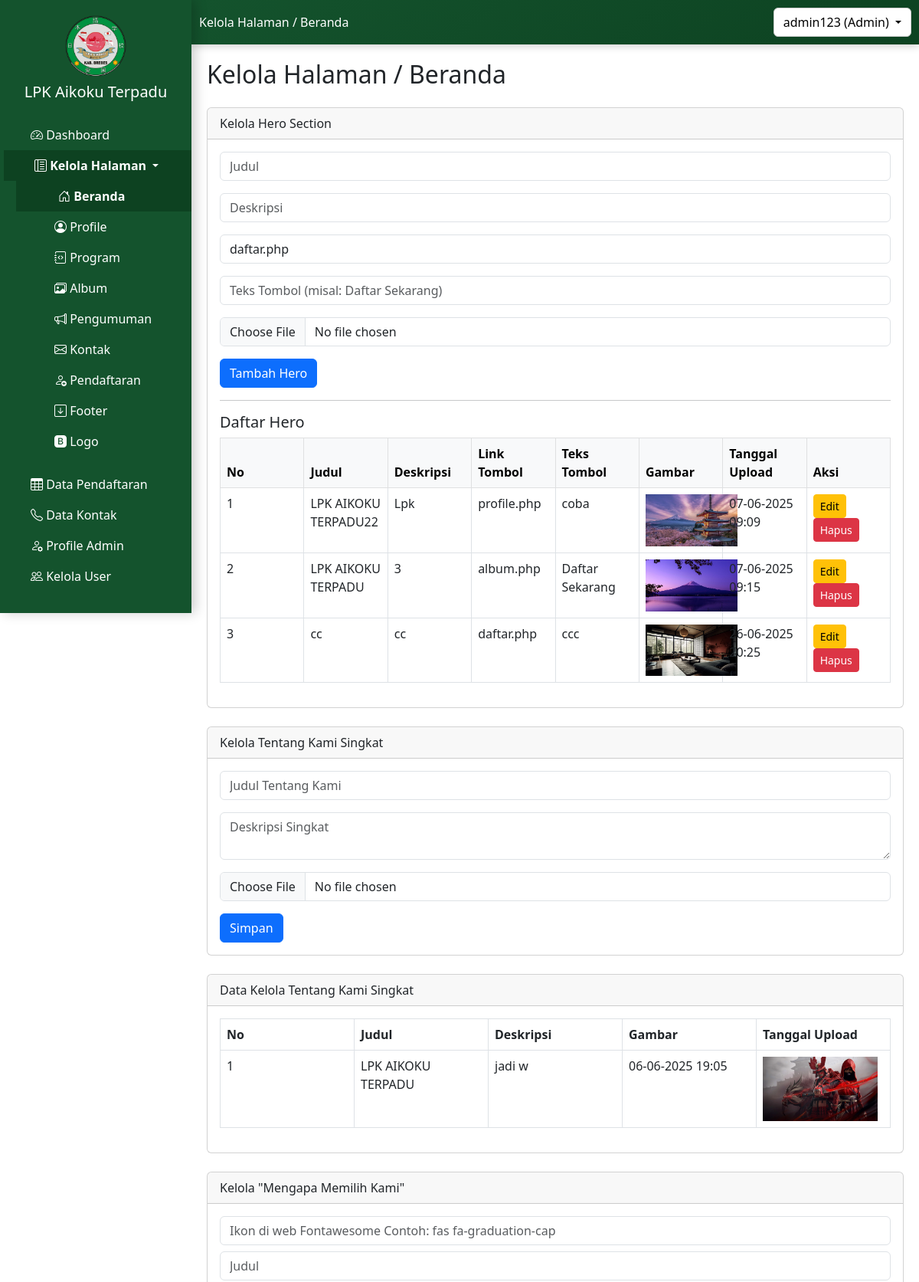
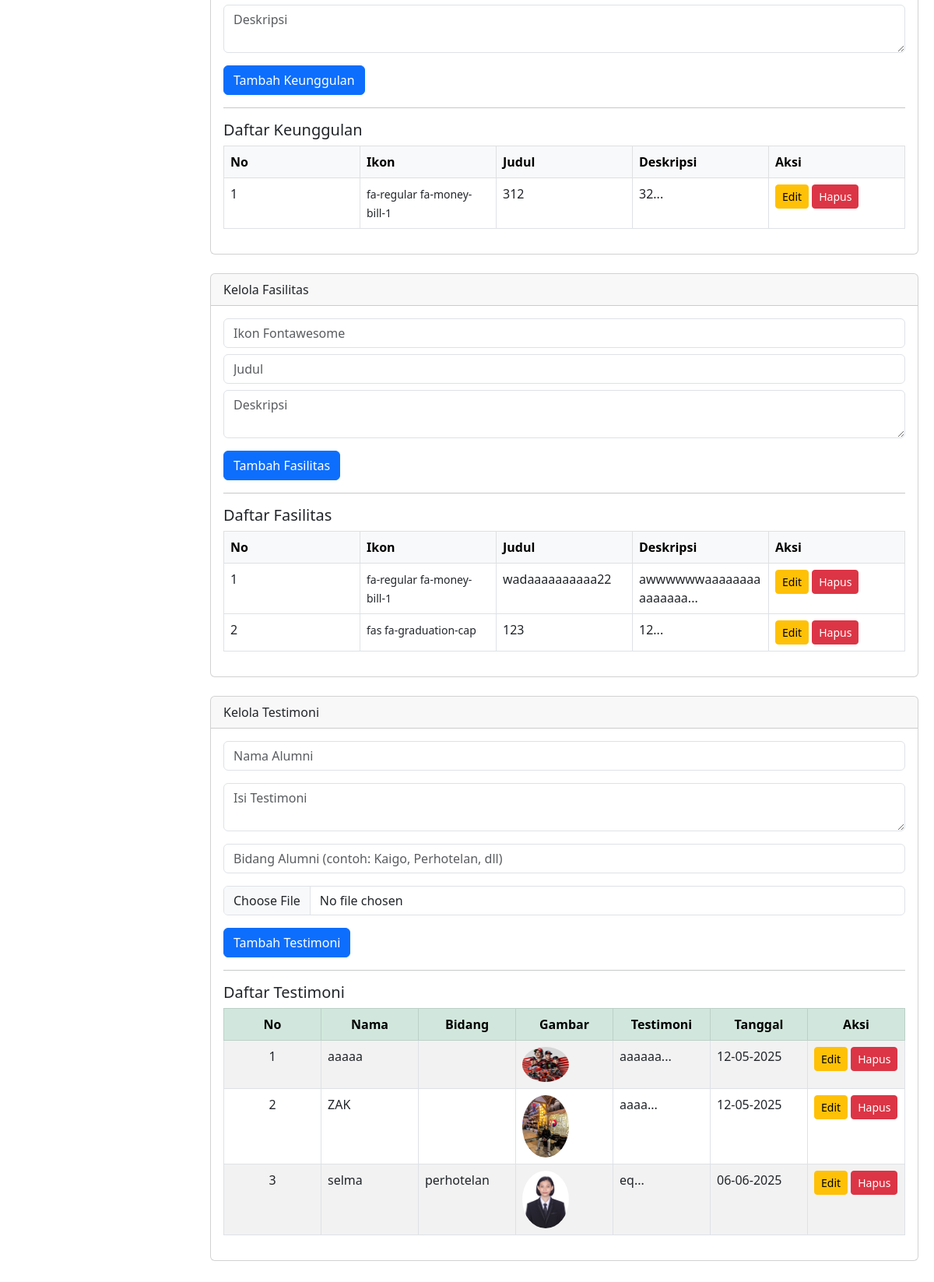
Page /admin/kelola_halaman/beranda/beranda_admin.php (signed in) on the committed database (2 pictures, top to bottom).
### tables this page shows
CREATE TABLE `tb_hero` (
  `id_hero` int(11) NOT NULL,
  `judul` varchar(255) DEFAULT NULL,
  `deskripsi` text DEFAULT NULL,
  `gambar` varchar(255) DEFAULT NULL,
  `tanggal_upload` datetime DEFAULT current_timestamp(),
  `link_tombol` varchar(255) DEFAULT NULL,
  `teks_tombol` varchar(100) DEFAULT NULL
);

CREATE TABLE `tb_beranda_tentang_kami` (
  `id_tentang` int(11) NOT NULL,
  `judul` varchar(255) NOT NULL,
  `deskripsi` text NOT NULL,
  `gambar` varchar(255) NOT NULL,
  `tanggal_upload` datetime DEFAULT current_timestamp()
);

CREATE TABLE `tb_beranda_keunggulan` (
  `id_keunggulan` int(11) NOT NULL,
  `ikon` varchar(100) NOT NULL,
  `judul` varchar(100) NOT NULL,
  `deskripsi` text NOT NULL,
  `tanggal_upload` datetime DEFAULT current_timestamp()
);

CREATE TABLE `tb_beranda_fasilitas` (
  `id_fasilitas` int(11) NOT NULL,
  `ikon` varchar(100) NOT NULL,
  `judul` varchar(100) NOT NULL,
  `deskripsi` text NOT NULL
);

CREATE TABLE `tb_beranda_testimoni` (
  `id_testimoni` int(11) NOT NULL,
  `nama` varchar(255) NOT NULL,
  `testimoni` text NOT NULL,
  `bidang` varchar(100) DEFAULT NULL,
  `gambar` varchar(255) NOT NULL,
  `tanggal` timestamp NOT NULL DEFAULT current_timestamp()
);

### admin/kelola_halaman/beranda/beranda_admin.php (the view, shortened to what this page needs)
<?php
$pageTitle = 'Kelola Halaman / Beranda';
?>
<!DOCTYPE html>
<html lang="id">
<head>
</head>
<body>
    <?php include '../../../sidebar1.php'; ?>
    <div class="content">
        <h2 class="mb-4"><?php echo $pageTitle; ?></h2>
        <div class="card mb-4">
            <div class="card-header">Kelola Hero Section</div>
            <div class="card-body">
                <form action="hero/proses_tambah_hero.php" method="POST" enctype="multipart/form-data">
                    <input type="text" name="judul" class="form-control mb-3" placeholder="Judul" required>
                    <input type="text" name="deskripsi" class="form-control mb-3" placeholder="Deskripsi" required>
                    <select name="link_tombol" class="form-control mb-3" required>
                        <option value="daftar.php">daftar.php</option>
                    </select>
                    <input type="text" name="teks_tombol" class="form-control mb-3" placeholder="Teks Tombol (misal: Daftar Sekarang)" required>
                    <input type="file" name="gambar" class="form-control mb-3" required>
                    <button type="submit" class="btn btn-primary">Tambah Hero</button>
                </form>
                <hr>
                <h5>Daftar Hero</h5>
                <div class="table-responsive">
                    <table class="table table-bordered">
                    <thead class="table-light">
                        <tr>
                            <th>No</th>
                            <th>Judul</th>
                            <th>Deskripsi</th>
                            <th>Link Tombol</th>
                            <th>Teks Tombol</th>
                            <th>Gambar</th>
                            <th>Tanggal Upload</th>
                            <th>Aksi</th>
                        </tr>
                    </thead>
                        <tbody>
                            <?php
                            include '../../../includes/config.php';
                            $hero = mysqli_query($mysqli, "SELECT * FROM tb_hero ORDER BY id_hero ASC");
                            $no = 1;
                            while ($row = mysqli_fetch_assoc($hero)) {
                                ?>
                                <tr>
                                    <td><?= $no++ ?></td>
                                    <td><?= htmlspecialchars($row['judul']) ?></td>
                                    <td><?= htmlspecialchars($row['deskripsi']) ?></td>
                                    <td><?= htmlspecialchars($row['link_tombol']) ?></td>
                                    <td><?= htmlspecialchars($row['teks_tombol']) ?></td>
                                    <td><img src="../../../uploads/<?= $row['gambar'] ?>" width="120"></td>
                                    <td><?= date("d-m-Y H:i", strtotime($row['tanggal_upload'])) ?></td>
                                    <td>
                                        <button class="btn btn-sm btn-warning" data-bs-toggle="modal"
                                            data-bs-target="#editHeroModal<?= $row['id_hero'] ?>">Edit</button>
                                        <button class="btn btn-sm btn-danger" data-bs-toggle="modal"
                                            data-bs-target="#hapusHeroModal<?= $row['id_hero'] ?>">Hapus</button>
                                    </td>
                                </tr>
                            <?php } ?>
                        </tbody>
                    </table>
                </div>
            </div>
        </div>
        <div class="card mb-4">
            <div class="card-header">Kelola Tentang Kami Singkat</div>
            <div class="card-body">
                <form action="tentang_kami/proses_tentang_kami.php" method="POST" enctype="multipart/form-data">
                    <input type="text" name="judul" class="form-control mb-3" placeholder="Judul Tentang Kami" required>
                    <textarea name="deskripsi" class="form-control mb-3" placeholder="Deskripsi Singkat"
                        required></textarea>
                    <input type="file" name="gambar" class="form-control mb-3">
                    <button type="submit" class="btn btn-primary">Simpan</button>
                </form>
            </div>
        </div>
        <div class="card mb-4">
            <div class="card-header">Data Kelola Tentang Kami Singkat</div>
            <div class="card-body">
                <?php
                include '../../../includes/config.php';
                $tentang = mysqli_query($mysqli, "SELECT * FROM tb_beranda_tentang_kami ORDER BY id_tentang DESC LIMIT 1");
                if ($row = mysqli_fetch_assoc($tentang)) {
                    ?>
                    <table class="table table-bordered">
                        <thead>
                            <tr>
                                <th>No</th>
                                <th>Judul</th>
                                <th>Deskripsi</th>
                                <th>Gambar</th>
                                <th>Tanggal Upload</th>
                            </tr>
                        </thead>
                        <tbody>
                            <tr>
                                <td>1</td>
                                <td><?php echo $row['judul']; ?></td>
                                <td><?php echo nl2br($row['deskripsi']); ?></td>
                                <td><?php echo date("d-m-Y H:i", strtotime($row['tanggal_upload'])); ?></td>
                                <td><img src="../../../uploads/<?php echo $row['gambar']; ?>" width="150" class="img-fluid">
                                </td>
                            </tr>
                        </tbody>
                    </table>
                <?php } else { ?>
                    <p>Belum ada data.</p>
                <?php } ?>
            </div>
        </div>
        <div class="card mb-4">
            <div class="card-header">Kelola "Mengapa Memilih Kami"</div>
            <div class="card-body">
                <form action="keunggulan/proses_tambah_keunggulan.php" method="POST">
                    <input type="text" name="ikon" class="form-control mb-2"
                        placeholder="Ikon di web Fontawesome Contoh: fas fa-graduation-cap" required>
                    <input type="text" name="judul" class="form-control mb-2" placeholder="Judul" required>
                    <textarea name="keunggulan" class="form-control mb-3" placeholder="Deskripsi" required></textarea>
                    <button type="submit" class="btn btn-primary">Tambah Keunggulan</button>
                </form>
                <hr>
                <h5>Daftar Keunggulan</h5>
                <div class="table-responsive">
                    <table class="table table-bordered">
                        <thead class="table-light">
                            <tr>
                                <th>No</th>
                                <th>Ikon</th>
                                <th>Judul</th>
                                <th>Deskripsi</th>
                                <th>Aksi</th>
                            </tr>
                        </thead>
                        <tbody>
                            <?php
                            include '../../../includes/config.php';
                            $result = mysqli_query($mysqli, "SELECT * FROM tb_beranda_keunggulan ORDER BY id_keunggulan ASC");
                            $no = 1;
                            while ($data = mysqli_fetch_assoc($result)) {
                                ?>
                                <tr>
                                    <td><?php echo $no++; ?></td>
                                    <td><i class="<?php echo $data['ikon']; ?>"></i>
                                        <small><?php echo $data['ikon']; ?></small>
                                    </td>
                                    <td><?php echo $data['judul']; ?></td>
                                    <td><?php echo substr($data['deskripsi'], 0, 100); ?>...</td>
                                    <td>
                                        <button class="btn btn-sm btn-warning" data-bs-toggle="modal"
                                            data-bs-target="#editModal<?= $data['id_keunggulan']; ?>">Edit</button>
                                        <button class="btn btn-sm btn-danger" data-bs-toggle="modal"
                                            data-bs-target="#hapusModal<?= $data['id_keunggulan']; ?>">Hapus</button>
                                    </td>
                                </tr>
                            <?php } ?>
                        </tbody>
                    </table>
                </div>
            </div>
        </div>
        <div class="card mb-4">
            <div class="card-header">Kelola Fasilitas</div>
            <div class="card-body">
                <form action="fasilitas/proses_tambah_fasilitas.php" method="POST">
                    <input type="text" name="ikon" class="form-control mb-2" placeholder="Ikon Fontawesome" required>
                    <input type="text" name="judul" class="form-control mb-2" placeholder="Judul" required>
                    <textarea name="deskripsi" class="form-control mb-3" placeholder="Deskripsi" required></textarea>
                    <button type="submit" class="btn btn-primary">Tambah Fasilitas</button>
                </form>
                <hr>
                <h5>Daftar Fasilitas</h5>
                <div class="table-responsive">
                    <table class="table table-bordered">
                        <thead class="table-light">
                            <tr>
                                <th>No</th>
                                <th>Ikon</th>
                                <th>Judul</th>
                                <th>Deskripsi</th>
                                <th>Aksi</th>
                            </tr>
                        </thead>
                        <tbody>
                            <?php
                            $fasilitas = mysqli_query($mysqli, "SELECT * FROM tb_beranda_fasilitas ORDER BY id_fasilitas ASC");
                            $no = 1;
                            while ($f = mysqli_fetch_assoc($fasilitas)) {
                                ?>
                                <tr>
                                    <td><?= $no++; ?></td>
                                    <td><i class="<?= $f['ikon']; ?>"></i> <small><?= $f['ikon']; ?></small></td>
                                    <td><?= $f['judul']; ?></td>
                                    <td><?= substr($f['deskripsi'], 0, 100); ?>...</td>
                                    <td>
                                        <button class="btn btn-sm btn-warning" data-bs-toggle="modal"
                                            data-bs-target="#editFasilitasModal<?= $f['id_fasilitas']; ?>">Edit</button>
                                        <button class="btn btn-sm btn-danger" data-bs-toggle="modal"
                                            data-bs-target="#hapusFasilitasModal<?= $f['id_fasilitas']; ?>">Hapus</button>
                                    </td>
                                </tr>
                            <?php } ?>
                        </tbody>
                    </table>
                </div>
            </div>
        </div>
        <?php
        $query = "SELECT * FROM tb_beranda_testimoni ORDER BY tanggal ASC";
        $result = mysqli_query($mysqli, $query);
        ?>
        <div class="card mb-4">
            <div class="card-header">Kelola Testimoni</div>
            <div class="card-body">
                <form action="testimoni/proses_tambah_testimoni.php" method="POST" enctype="multipart/form-data">
                    <input type="text" name="nama" class="form-control mb-3" placeholder="Nama Alumni" required>
                    <textarea name="testimoni" class="form-control mb-3" placeholder="Isi Testimoni"
                        required></textarea>
                    <input type="text" name="bidang" class="form-control mb-3"
                        placeholder="Bidang Alumni (contoh: Kaigo, Perhotelan, dll)" required>
                    <input type="file" name="gambar" class="form-control mb-3" required>
                    <button type="submit" class="btn btn-primary">Tambah Testimoni</button>
                </form>
                <hr>
                <h5>Daftar Testimoni</h5>
                <div class="table-responsive">
                    <table class="table table-bordered table-striped">
                        <thead class="table-success text-center">
                            <tr>
                                <th>No</th>
                                <th>Nama</th>
                                <th>Bidang</th>
                                <th>Gambar</th>
                                <th>Testimoni</th>
                                <th>Tanggal</th>
                                <th>Aksi</th>
                            </tr>
                        </thead>
                        <tbody>
                            <?php
                            $no = 1;
                            mysqli_data_seek($result, 0);
                            while ($row = mysqli_fetch_assoc($result)) {
                                echo '<tr>';
                                echo '<td class="text-center">' . $no++ . '</td>';
                                echo '<td>' . $row['nama'] . '</td>';
                                echo '<td>' . $row['bidang'] . '</td>';
                                echo '<td><img src="../../../uploads/' . $row['gambar'] . '" width="60" class="rounded-circle"></td>';
                                echo '<td>' . substr($row['testimoni'], 0, 100) . '...</td>';
                                echo '<td>' . date('d-m-Y', strtotime($row['tanggal'])) . '</td>';
                                echo '<td>
                                        <button class="btn btn-sm btn-warning" data-bs-toggle="modal" data-bs-target="#editTestimoniModal' . $row['id_testimoni'] . '">Edit</button>
                                        <button class="btn btn-sm btn-danger" data-bs-toggle="modal" data-bs-target="#hapusTestimoniModal' . $row['id_testimoni'] . '">Hapus</button>
                                    </td>';
                                echo '</tr>';
                            }
                            ?>
                        </tbody>
                    </table>
                </div>
            </div>
        </div>
    </div>
</body>
</html>

### admin/kelola_halaman/beranda/beranda_admin.php (style rules this page uses)
.table td, .table th { white-space: normal; word-wrap: break-word; }
.table { table-layout: fixed; width: 100%; }

### sidebar1.php (style rules this page uses)
.content { margin-left: 250px; padding: 20px; overflow-x: auto; max-width: calc(100vw - 250px); }

### rows in the picture
tb_hero: judul "LPK AIKOKU TERPADU22", deskripsi "Lpk", link_tombol "profile.php", teks_tombol "coba", gambar (picture), tanggal_upload "07-06-2025 09:09"
tb_hero: judul "LPK AIKOKU TERPADU", deskripsi "3", link_tombol "album.php", teks_tombol "Daftar Sekarang", gambar (picture), tanggal_upload "07-06-2025 09:15"
tb_hero: judul "cc", deskripsi "cc", link_tombol "daftar.php", teks_tombol "ccc", gambar (picture), tanggal_upload "26-06-2025 20:25"
tb_beranda_tentang_kami: judul "LPK AIKOKU TERPADU", deskripsi "jadi w", tanggal_upload "06-06-2025 19:05", gambar (picture)
tb_beranda_keunggulan: ikon "fa-regular fa-money-bill-1", judul "312", deskripsi "32"
tb_beranda_fasilitas: ikon "fa-regular fa-money-bill-1", judul "wadaaaaaaaaaa22", deskripsi "awwwwwwaaaaaaaaaaaaaaa"
tb_beranda_fasilitas: ikon "fas fa-graduation-cap", judul "123", deskripsi "12"
tb_beranda_testimoni: nama "aaaaa", gambar (picture), testimoni "aaaaaa", tanggal "12-05-2025"
tb_beranda_testimoni: nama "ZAK", gambar (picture), testimoni "aaaa", tanggal "12-05-2025"
tb_beranda_testimoni: nama "selma", bidang "perhotelan", gambar (picture), testimoni "eq", tanggal "06-06-2025"

### other values in the picture
$pageTitle "Kelola Halaman / Beranda"
$_SESSION['username'] "admin123"
$_SESSION['roles'] "Admin"
